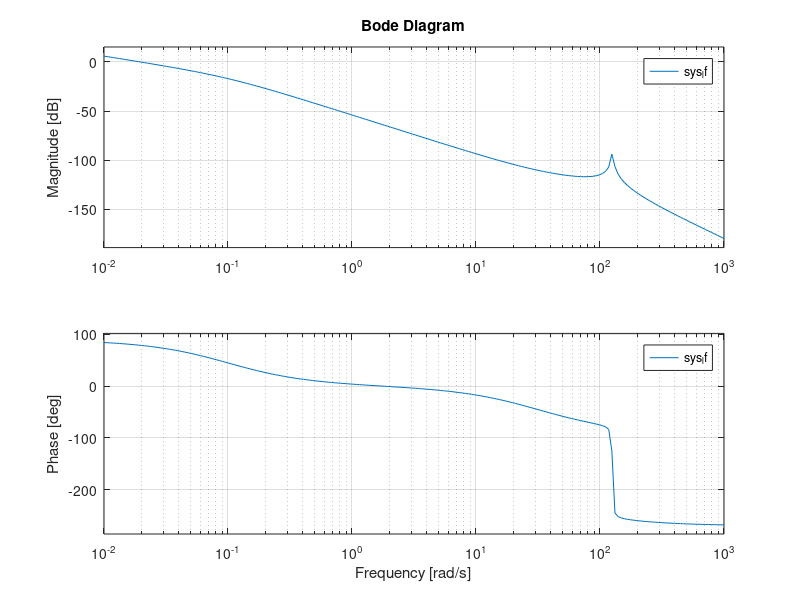

This figure's MATLAB source: (Note: this script raises an error after producing the figure.)
p1 = tf(1, [1, 0]);
p2 = tf(1, [1, 0.1]);
p3 = tf(1, [1, 2*0.01*2*pi*20, (2*pi*20)^2]);
z1_max = tf([1, -2*pi*17.5], 1);
z1_min = tf([1, -2*pi*2.5], 1);
z1 = tf([1, -2*pi*10], 1);
z1_lf = tf([1, -2*pi*5], 1);
z1_rf = tf([1, -2*pi*15], 1);

sys0 = p1*p2*p3;
sys_max = sys0*z1_max;
sys_min = sys0*z1_min;
sys = sys0*z1;
sys_lf = sys0*z1_lf;
sys_rf = sys0*z1_rf;

Gp = cell(1, 5);
Gp{1} = sys;
Gp{2} = sys_min;
Gp{3} = sys_lf;
Gp{4} = sys_rf;
Gp{5} = sys_max;

w = logspace(-2,3,200); % frequency range 1e-2 to 1e3 Hz
% w = linspace(2*pi*9, 2*pi*11, 1000);

figure; hold; bode(sys_max, w,'b'); bode(sys_min, w, 'r'); bode(sys, w, 'k');
bode(sys_rf, w); bode(sys_lf, w);

G_eval = zeros(5, length(w));
for i = 1:5
    temp_sys = Gp{i};
    temp_res = freqresp(temp_sys, w);
    for j = 1:length(w)
        G_eval(i, j) = temp_res(j);
    end
end

% % Plot the Nyquist diagram
% Gim_eval = imag(G_eval);
% Gre_eval = real(G_eval);
% figure; hold on;
% for i = 1:5
%     plot(Gre_eval(i, :), Gim_eval(i, :));
% end

l1 = abs( (G_eval(2, :) - G_eval(1, :))./G_eval(1, :) );
l2 = abs( (G_eval(5, :) - G_eval(1, :))./G_eval(1, :) );

wm = tf(2*pi*7.5, [1, -2*pi*10]);
wm_eval = zeros(size(w));
temp = freqresp(wm, w);
for i = 1:length(w)
    wm_eval(i) = temp(i);
end

% WM = 0.75;
% semilogx(w, l1);
% hold on;
% semilogx(w, WM*ones(size(w)));
%% Controller design
G = fromstd(sys);
G = IOSystem(G);
K = IOSystem(1,1);
r = Signal();
u = G.in();
y = G.out();
e = r - y;
connections = [K.in == e; K.out == u];
CL = IOSystem(G, K, connections);
S = e/r;
T = y/r;
U = u/r;

WS = Weight.LF(4, 1, -100); 
MS = Weight.DC(4,'dc_mode', 'db'); 
WT = Weight.HF(4, 2, -60);
WU = Weight.DC(0, 'dc_mode', 'db');
WM = Weight.DC(2.5, 'dc_mode', 'db');

obj = WS*S;
% constraint = [MS*S <= 1; WT*T <= 1;WU*U<=1];
constraint = [MS*S<=1; WT*T<=1; WM*T<=1; WU*U<=1];
CL.solve(obj, constraint, K);

%%
controller = std(K.model());
[num, den] = ss2tf(controller.A, controller.B, controller.C, controller.D);
Ks = tf(num, den);

pk = pole(Ks);
zk = zero(Ks);

Ks_clean = zpk(zk, pk, -1);
figure; hold;
bode(Ks_clean, 'r');
bode(Ks);

% Run this one to check which constraint is active
Tr = minreal(sys*Ks/(1+Ks*sys));
Sr = minreal(1/(1+Ks*sys));

Tr = minreal(sys*Ks_clean/(1+Ks_clean*sys));
Sr = minreal(1/(1+Ks_clean*sys));
Trp_min = minreal(sys_min*Ks_clean/(1+Ks_clean*sys_min));
Trp_max = minreal(sys_max*Ks_clean/(1+Ks_clean*sys_max));
Trp_lf = minreal(sys_lf*Ks_clean/(1+Ks_clean*sys_lf));
Trp_rf = minreal(sys_rf*Ks_clean/(1+Ks_clean*sys_rf));

figure; step(Tr);
figure; hold on; 
bodemag(Tr); bodemag(1/WM, 'r');bodemag(1/WT, 'k');
figure; hold on;
bodemag(Sr); bodemag(6.68/WS, 'r'); bodemag(1/MS, 'k');
figure;hold on;
step(Trp_min, 'r');
step(Trp_max, 'b');
step(Tr, 'k');
step(Trp_lf);
step(Trp_rf);

%% Nominal plant
WS = Weight.LF(4, 1, -100); 
MS = Weight.DC(4,'dc_mode', 'db'); 
WT = Weight.HF(4, 2, -60);
WU = Weight.DC(0, 'dc_mode', 'db');

obj = WS*S;
constraint = [MS*S <=1; WT*T<=1];
CL.solve(obj, constraint, K);

controller = std(K.model());
[num, den] = ss2tf(controller.A, controller.B, controller.C, controller.D);
Ks = tf(num, den);

pk = pole(Ks);
zk = zero(Ks);

Ks_clean = zpk(zk, pk, 2344);
figure; hold;
bode(Ks_clean, 'r');
bode(Ks);

Tr = minreal(sys*Ks/(1+Ks*sys));
Sr = minreal(1/(1+Ks*sys));

figure; step(Tr);